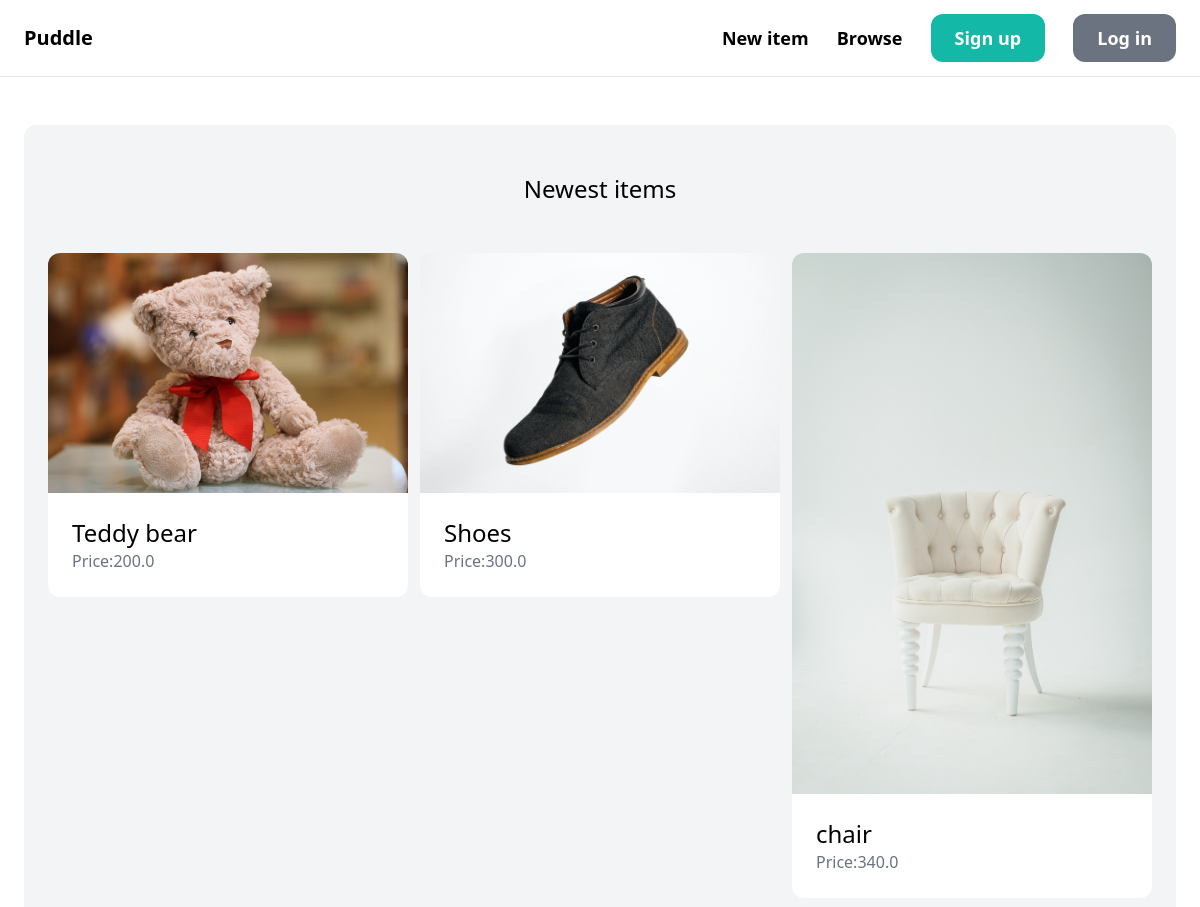
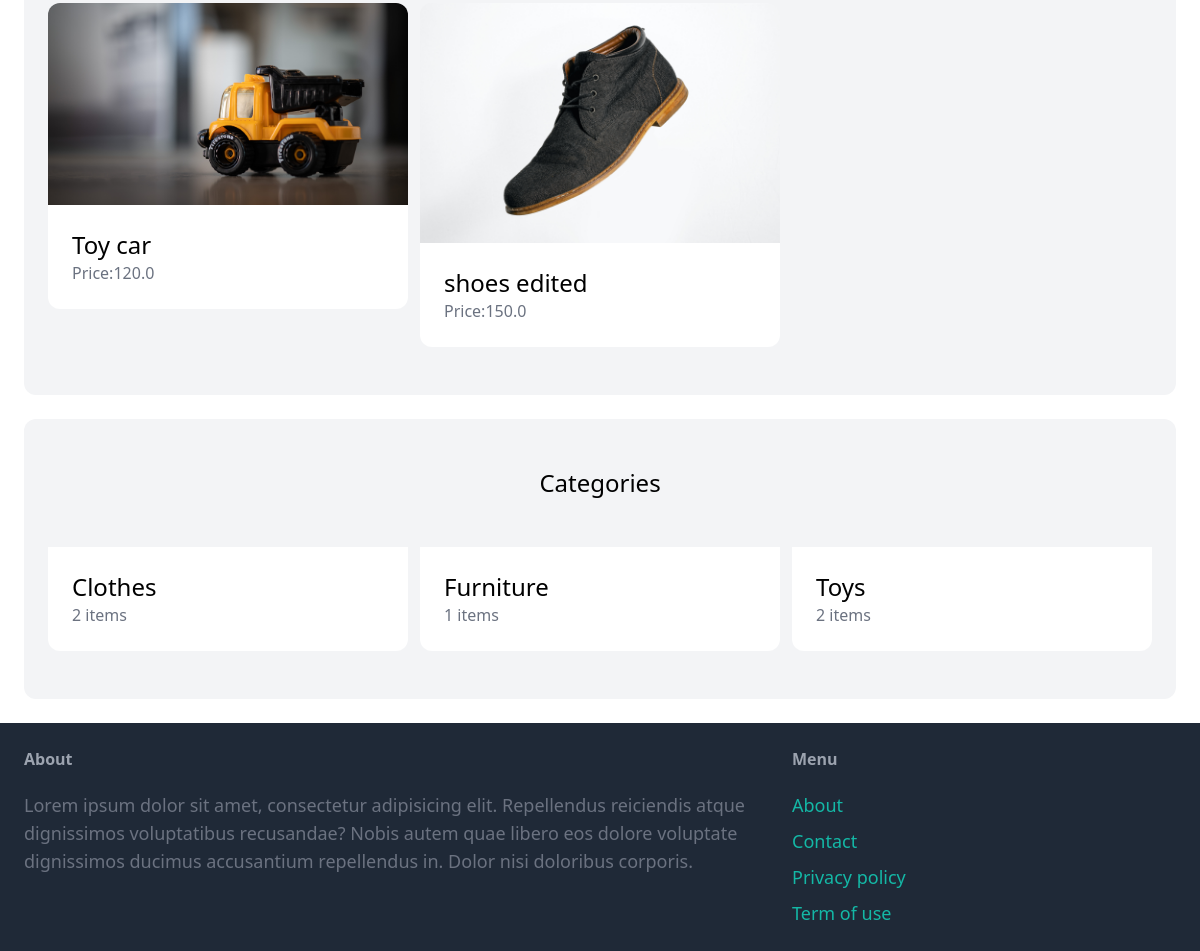
The page / on the database its author committed (2 pictures, top to bottom).
### item/models.py (models this page shows, shortened)
class Item(models.Model):
    category = models.ForeignKey(Category,related_name='items',on_delete=models.CASCADE)
    name = models.CharField(max_length=255)
    description = models.TextField(blank=True,null=True)
    price = models.FloatField()
    image = models.ImageField(upload_to='item_images',blank=True,null=True)
    is_sold = models.BooleanField(default=False)
    created_by = models.ForeignKey(User,related_name='items',on_delete=models.CASCADE)
    created_at = models.DateTimeField(auto_now_add=True)

class Category(models.Model):
    name = models.CharField(max_length=255)
    class Meta:
        ordering = ('name',)
        verbose_name_plural = 'Categories'

### core/views.py (the view)
# urls.py: path('',views.index,name='index'),
def index(request):
    items = Item.objects.filter(is_sold=False)[0:6]
    categories = Category.objects.all()
    return render(request,'core/index.html',{
        'categories':categories,
        'items':items,
    })

### core/templates/core/index.html (shortened to what this page needs)
{% extends "core/base.html" %}
{% block content %}
    <div class="mt-6 px-6 py-12 bg-gray-100 rounded-xl">
        <h2 class="mb-12 text-2xl text-center">Newest items</h2>
        <div class="grid grid-cols-3 gap-3">
            {% for item in items %}
                <div>
                    <a href="{% url 'item:detail' item.id %}">
                        <div>
                            <img src="{{item.image.url}}" class="rounded-t-xl">
                        </div>
                        <div class="p-6 bg-white rounded-b-xl">
                            <h2 class="text-2xl">{{item.name}}</h2>
                            <p class="text-gray-500">Price:{{item.price}}</p>
                        </div>
                    </a>
                </div>
            {% endfor %}
        </div>
    </div>
    <div class="mt-6 px-6 py-12 bg-gray-100 rounded-xl">
        <h2 class="mb-12 text-2xl text-center">Categories</h2>
        <div class="grid grid-cols-3 gap-3">
            {% for category in categories %}
                <div>
                    <a href="#">
                        <div class="p-6 bg-white rounded-b-xl">
                            <h2 class="text-2xl">{{category.name}}</h2>
                            <p class="text-gray-500">{{category.items.count}} items</p>
                        </div>
                    </a>
                </div>
            {% endfor %}
        </div>
    </div>
{% endblock  %}

### core/templates/core/base.html (shortened to what this page needs)
<!DOCTYPE html>
<html lang="en">
<head>
    <script src="https://cdn.tailwindcss.com"></script>
</head>
<body>
    <nav class="py-6 px-6 flex justify-between items-center border-b border-gray-200">
        <a href="/" class="text-xl font-semibold">Puddle</a>
        <div class="space-x-6">
            <a href="{% url 'item:new' %}" class="text-lg font-semibold hover:text-gray-500">New item</a>
            <a href="{% url 'item:items' %}" class="text-lg font-semibold hover:text-gray-500">Browse</a>
            {% if request.user.is_authenticated %}
            <a href="{% url 'conversation:inbox' %}" class="px-6 py-3 text-lg font-semibold bg-teal-500 text-white rounded-xl hover:bg-teal-700">Inbox</a>
            <a href="{% url 'dashboard:index' %}" class="px-6 py-3 text-lg font-semibold bg-gray-500 text-white rounded-xl hover:bg-gray-700">Dashboard</a>
            {% else %}
            <a href="{% url 'core:signup' %}" class="px-6 py-3 text-lg font-semibold bg-teal-500 text-white rounded-xl hover:bg-teal-700">Sign up</a>
            <a href="{% url 'core:login' %}" class="px-6 py-3 text-lg font-semibold bg-gray-500 text-white rounded-xl hover:bg-gray-700">Log in</a>
            {% endif %}
        </div>
    </nav>
    <div class="px-6 py-6">
        {% block content %}
        {% endblock  %}
    </div>
    <footer class="py-6 px-6 flex justify-between bg-gray-800">
        <div class="w-2/3 pr-10">
            <h3 class="mb-5 font-semibold text-gray-400">About</h3>
            <p class="text-lg text-gray-500">Lorem ipsum dolor sit amet, consectetur adipisicing elit. Repellendus reiciendis atque dignissimos voluptatibus recusandae? Nobis autem quae libero eos dolore voluptate dignissimos ducimus accusantium repellendus in. Dolor nisi doloribus corporis.</p>
        </div>
        <div class="w-1/3">
            <h3 class="mb-5 font-semibold text-gray-400">Menu</h3>
            <ul class="space-y-2">
                <li><a href="#" class="text-lg text-teal-500 hover:text-teal-700">About</a></li>
                <li><a href="{% url 'contact' %}" class="text-lg text-teal-500 hover:text-teal-700">Contact</a></li>
                <li><a href="#" class="text-lg text-teal-500 hover:text-teal-700">Privacy policy</a></li>
                <li><a href="#" class="text-lg text-teal-500 hover:text-teal-700">Term of use</a></li>
            </ul>
        </div>
    </footer>
</body>
</html>

### rows shown on the page
Item: image (picture), name "Teddy bear", price "200.0"
Item: image (picture), name "Shoes", price "300.0"
Item: image (picture), name "chair", price "340.0"
Item: image (picture), name "Toy car", price "120.0"
Item: image (picture), name "shoes edited", price "150.0"
Category: name "Clothes", items.count "2"
Category: name "Furniture", items.count "1"
Category: name "Toys", items.count "2"
